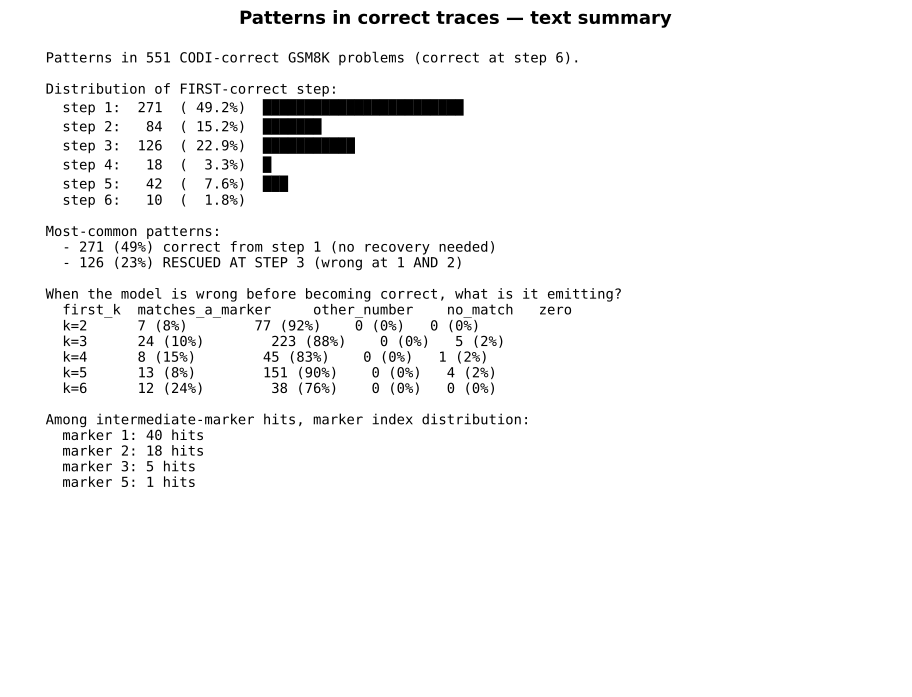

This figure's Python source:
"""Analyze CODI-correct problems by when they first became correct,
and what they were emitting at earlier (still-wrong) steps.

For each CORRECT-AT-STEP-6 problem, find the first step it became correct.
Then look at patterns:
  - distribution of first-correct-step (k=1..6)
  - chain length (n_markers) vs first-correct-step
  - for problems first-correct at step k>1, did the earlier emits hit any
    gold marker's intermediate value? Or were they totally off?
  - sample problems per first-correct-step bucket

Output: correct_trace_patterns_gsm8k.{json,pdf}
"""
from __future__ import annotations

import json, re
from collections import Counter, defaultdict
from pathlib import Path

import matplotlib
matplotlib.rcParams["text.parse_math"] = False
import matplotlib.pyplot as plt
import numpy as np
from matplotlib.backends.backend_pdf import PdfPages

PD = Path(__file__).resolve().parent
REPO = Path(__file__).resolve().parents[2]
FD_JSON = REPO / "experiments" / "computation_probes" / "force_decode_per_step_gsm8k.json"
OUT_JSON = PD / "correct_trace_patterns_gsm8k.json"
OUT_PDF = PD / "correct_trace_patterns_gsm8k.pdf"


def parse_markers(s):
    s = s.replace(",", "")
    return re.findall(r"<<(-?\d+\.?\d*)\s*([+\-*/])\s*(-?\d+\.?\d*)\s*=\s*(-?\d+\.?\d*)>>", s)


def emit_final(s):
    s = s.replace(",", "")
    nums = re.findall(r"-?\d+\.?\d*", s)
    if not nums: return None
    try: return float(nums[-1])
    except: return None


def main():
    fd = json.load(open(FD_JSON))
    from datasets import load_dataset
    ds = load_dataset("gsm8k", "main")["test"]

    rows = fd["rows"]
    n_steps = len(rows[0]["step_emits"])

    correct_problems = []
    for r in rows:
        idx = r["idx"]
        ex = ds[idx]
        gold_match = re.search(r"####\s*(-?\d+\.?\d*)", ex["answer"].replace(",", ""))
        if gold_match is None: continue
        gold = float(gold_match.group(1))
        markers = [(float(a), op, float(b), float(c))
                   for a, op, b, c in parse_markers(ex["answer"])]
        emit_vals = [emit_final(e) for e in r["step_emits"]]
        step_correct = [v is not None and abs(v - gold) < 1e-3 for v in emit_vals]
        if not step_correct[-1]: continue  # only correct-at-step-6 problems
        first_correct = next((k for k, c in enumerate(step_correct) if c), -1)
        # Earlier emits' relation to gold markers
        early_emit_categories = []   # one entry per step before first_correct
        for k in range(first_correct):
            v = emit_vals[k]
            cat = "no_match"
            if v is None: cat = "unparsed"
            elif markers and any(abs(v - m[3]) < 1e-3 for m in markers):
                cat = "matches_marker"
            elif v == 0: cat = "zero"
            else: cat = "other_number"
            early_emit_categories.append(cat)
        correct_problems.append({
            "idx": idx, "q": ex["question"].strip().replace("  ", " "),
            "gold": gold, "n_markers": len(markers), "markers": markers,
            "first_correct_step": first_correct + 1,  # 1-indexed
            "step_emits": r["step_emits"],
            "emit_vals": emit_vals,
            "step_correct": step_correct,
            "early_emit_categories": early_emit_categories,
        })

    print(f"  total correct-at-step-6 problems: {len(correct_problems)}")

    # ===== Analysis 1: distribution of first-correct-step =====
    fcs_counter = Counter(p["first_correct_step"] for p in correct_problems)
    print(f"\nFirst-correct-step distribution (among correct problems):")
    for k in range(1, n_steps + 1):
        n = fcs_counter[k]
        print(f"  step {k}: {n}  ({n/len(correct_problems)*100:.1f}%)")

    # ===== Analysis 2: chain length vs first-correct-step =====
    by_nm = defaultdict(lambda: Counter())
    for p in correct_problems:
        by_nm[p["n_markers"]][p["first_correct_step"]] += 1
    print(f"\nChain length × first-correct-step:")
    print(f"  {'n_markers':<10} " + " ".join(f"k={k}" for k in range(1, n_steps + 1)))
    for nm in sorted(by_nm.keys()):
        row = [by_nm[nm][k] for k in range(1, n_steps + 1)]
        total = sum(row)
        print(f"  {nm:<10} {total:>4} total: " +
              " ".join(f"{c:>3}" for c in row))

    # ===== Analysis 3: for problems first-correct at step ≥ 2, what did earlier emits look like? =====
    by_first = defaultdict(lambda: Counter())
    for p in correct_problems:
        if p["first_correct_step"] < 2: continue
        for cat in p["early_emit_categories"]:
            by_first[p["first_correct_step"]][cat] += 1
    print(f"\nFor problems first-correct at step k≥2: distribution of EARLIER emit categories:")
    print(f"  {'first_k':<8} {'no_match':<10} {'matches_marker':<16} {'zero':<6} {'unparsed':<10} {'other_number':<14}")
    for k in sorted(by_first.keys()):
        c = by_first[k]
        total = sum(c.values())
        if total == 0: continue
        print(f"  k={k}      {c['no_match']:<10} {c['matches_marker']:<16} "
              f"{c['zero']:<6} {c['unparsed']:<10} {c['other_number']:<14}")

    # ===== Analysis 4: among 'matches_marker' early emits, WHICH marker was matched? =====
    marker_idx_hits = Counter()
    for p in correct_problems:
        if p["first_correct_step"] < 2: continue
        markers = p["markers"]
        for k in range(p["first_correct_step"] - 1):  # steps before first_correct
            v = p["emit_vals"][k]
            if v is None: continue
            for mi, m in enumerate(markers, 1):
                if abs(v - m[3]) < 1e-3 and abs(m[3] - p["gold"]) > 1e-3:
                    # An intermediate-marker hit, not the gold final
                    marker_idx_hits[mi] += 1
                    break
    print(f"\nWhen earlier emit matches a non-gold marker, which one?")
    for mi in sorted(marker_idx_hits.keys()):
        print(f"  marker {mi}: {marker_idx_hits[mi]}")

    # ===== Analysis 5: 'rescue at step 3' pattern — were they wrong at step 1 and 2? =====
    rescue_step3 = [p for p in correct_problems
                    if p["first_correct_step"] == 3 and not p["step_correct"][0] and not p["step_correct"][1]]
    print(f"\n'Rescue at step 3' (wrong at 1+2, right at 3): {len(rescue_step3)} problems")

    # Save full result
    out = {
        "n_correct_total": len(correct_problems),
        "first_correct_distribution": dict(fcs_counter),
        "by_nmarkers_x_firstk": {nm: dict(by_first) for nm, by_first in by_nm.items()},
        "early_emit_categories_by_firstk": {k: dict(c) for k, c in by_first.items()},
        "marker_idx_hits": dict(marker_idx_hits),
        "n_rescue_at_step3": len(rescue_step3),
    }
    OUT_JSON.write_text(json.dumps(out, indent=2))
    print(f"\nsaved {OUT_JSON}")

    # ===== Plots =====
    with PdfPages(OUT_PDF) as pdf:
        # Page 1: text summary
        fig, ax = plt.subplots(figsize=(11.5, 8.5))
        ax.axis("off")
        body = (
            f"Patterns in {len(correct_problems)} CODI-correct GSM8K problems "
            f"(correct at step 6).\n\n"
            f"Distribution of FIRST-correct step:\n"
        )
        for k in range(1, n_steps + 1):
            n = fcs_counter[k]; pct = n / len(correct_problems) * 100
            bar = "█" * int(pct / 2)
            body += f"  step {k}: {n:>4}  ({pct:5.1f}%)  {bar}\n"
        body += f"\nMost-common patterns:\n"
        body += f"  - {fcs_counter[1]} ({fcs_counter[1]/len(correct_problems)*100:.0f}%) correct from step 1 (no recovery needed)\n"
        body += f"  - {len(rescue_step3)} ({len(rescue_step3)/len(correct_problems)*100:.0f}%) RESCUED AT STEP 3 (wrong at 1 AND 2)\n"
        body += f"\nWhen the model is wrong before becoming correct, what is it emitting?\n"
        body += f"  {'first_k':<8} {'matches_a_marker':<20} {'other_number':<15} {'no_match':<10} {'zero':<6}\n"
        for k in sorted(by_first.keys()):
            c = by_first[k]
            total = sum(c.values())
            if total == 0: continue
            body += (f"  k={k}      "
                     f"{c['matches_marker']} ({c['matches_marker']/total*100:.0f}%)        "
                     f"{c['other_number']} ({c['other_number']/total*100:.0f}%)    "
                     f"{c['no_match']} ({c['no_match']/total*100:.0f}%)   "
                     f"{c['zero']} ({c['zero']/total*100:.0f}%)\n")
        body += f"\nAmong intermediate-marker hits, marker index distribution:\n"
        for mi in sorted(marker_idx_hits.keys()):
            body += f"  marker {mi}: {marker_idx_hits[mi]} hits\n"
        ax.text(0.04, 0.97, body, va="top", ha="left",
                family="monospace", fontsize=10)
        ax.set_title("Patterns in correct traces — text summary",
                     fontsize=13, fontweight="bold")
        pdf.savefig(fig, bbox_inches="tight"); plt.close(fig)

        # Page 2: distribution of first-correct-step + chain length breakdown
        fig, axes = plt.subplots(1, 2, figsize=(14, 5.5))
        ax = axes[0]
        ks = list(range(1, n_steps + 1))
        counts = [fcs_counter[k] for k in ks]
        ax.bar(ks, counts, color="#2ca02c", edgecolor="black")
        for k, c in zip(ks, counts):
            ax.text(k, c + 5, str(c), ha="center", fontsize=9)
        ax.set_xticks(ks); ax.set_xlabel("first step correct")
        ax.set_ylabel("# correct problems")
        ax.set_title(f"First-correct-step distribution\n(N={len(correct_problems)})",
                     fontsize=11, fontweight="bold")
        ax.grid(axis="y", alpha=0.3)

        ax = axes[1]
        nm_max = max(by_nm.keys())
        stack_data = np.zeros((nm_max, n_steps))
        for nm in range(1, nm_max + 1):
            for k in range(1, n_steps + 1):
                stack_data[nm - 1, k - 1] = by_nm[nm][k]
        bot = np.zeros(n_steps)
        colors = plt.cm.viridis(np.linspace(0, 1, nm_max))
        for nm in range(nm_max):
            ax.bar(ks, stack_data[nm], bottom=bot, color=colors[nm],
                   edgecolor="white", linewidth=0.3,
                   label=f"{nm+1} marker{'s' if nm > 0 else ''}")
            bot += stack_data[nm]
        ax.set_xticks(ks); ax.set_xlabel("first step correct")
        ax.set_ylabel("# correct problems")
        ax.set_title("First-correct-step × chain length (n_markers)",
                     fontsize=11, fontweight="bold")
        ax.legend(loc="upper right", fontsize=8, title="n_markers")
        ax.grid(axis="y", alpha=0.3)
        fig.suptitle("Where in the loop does each correct problem first become correct?",
                     fontsize=12, fontweight="bold")
        fig.tight_layout(rect=(0, 0, 1, 0.94))
        pdf.savefig(fig, bbox_inches="tight"); plt.close(fig)

        # Page 3: early-emit category by first-correct-step
        fig, ax = plt.subplots(figsize=(13, 5.5))
        cats = ["matches_marker", "other_number", "no_match", "zero", "unparsed"]
        cat_colors = {"matches_marker": "#dd8452", "other_number": "#4c72b0",
                       "no_match": "#7f7f7f", "zero": "#d62728", "unparsed": "#cccccc"}
        ks_with_data = sorted(by_first.keys())
        bot = np.zeros(len(ks_with_data))
        for cat in cats:
            vals = np.array([by_first[k][cat] for k in ks_with_data])
            ax.bar(ks_with_data, vals, bottom=bot, color=cat_colors[cat],
                   edgecolor="white", linewidth=0.3, label=cat)
            bot += vals
        ax.set_xticks(ks_with_data)
        ax.set_xlabel("step at which the problem first becomes correct")
        ax.set_ylabel("# (step, problem) entries among earlier wrong steps")
        ax.set_title("For problems first-correct at step k: what were the earlier wrong steps emitting?",
                     fontsize=11, fontweight="bold")
        ax.legend(fontsize=9); ax.grid(axis="y", alpha=0.3)
        fig.tight_layout()
        pdf.savefig(fig, bbox_inches="tight"); plt.close(fig)

        # Page 4: sample problems per first-correct-step bucket
        for k in sorted(fcs_counter.keys()):
            if k == 1: continue  # skip "correct from start" (boring)
            samples = [p for p in correct_problems if p["first_correct_step"] == k][:4]
            if not samples: continue
            fig, ax = plt.subplots(figsize=(11.5, 8.5))
            ax.axis("off")
            body = f"Sample 'first-correct at step {k}' problems (4 of {fcs_counter[k]} total):\n\n"
            for p in samples:
                body += f"--- idx={p['idx']}  gold={p['gold']}  ({p['n_markers']} markers)\n"
                body += f"Q: {p['q'][:120]}{'...' if len(p['q'])>120 else ''}\n"
                body += f"Markers: " + " ".join(f"<<{m[0]:g}{m[1]}{m[2]:g}={m[3]:g}>>" for m in p['markers']) + "\n"
                body += "  Per-step emits:\n"
                for j in range(n_steps):
                    v = p["emit_vals"][j]
                    mk = "✓" if p["step_correct"][j] else "·"
                    body += f"    step{j+1} [{mk}] {v!s:<10} {p['step_emits'][j][:60]!r}\n"
                body += "\n"
            ax.text(0.02, 0.99, body, va="top", ha="left",
                    family="monospace", fontsize=8)
            ax.set_title(f"Sample problems: first correct at step {k}",
                         fontsize=12, fontweight="bold")
            pdf.savefig(fig, bbox_inches="tight"); plt.close(fig)
    print(f"saved {OUT_PDF}")


if __name__ == "__main__":
    main()
